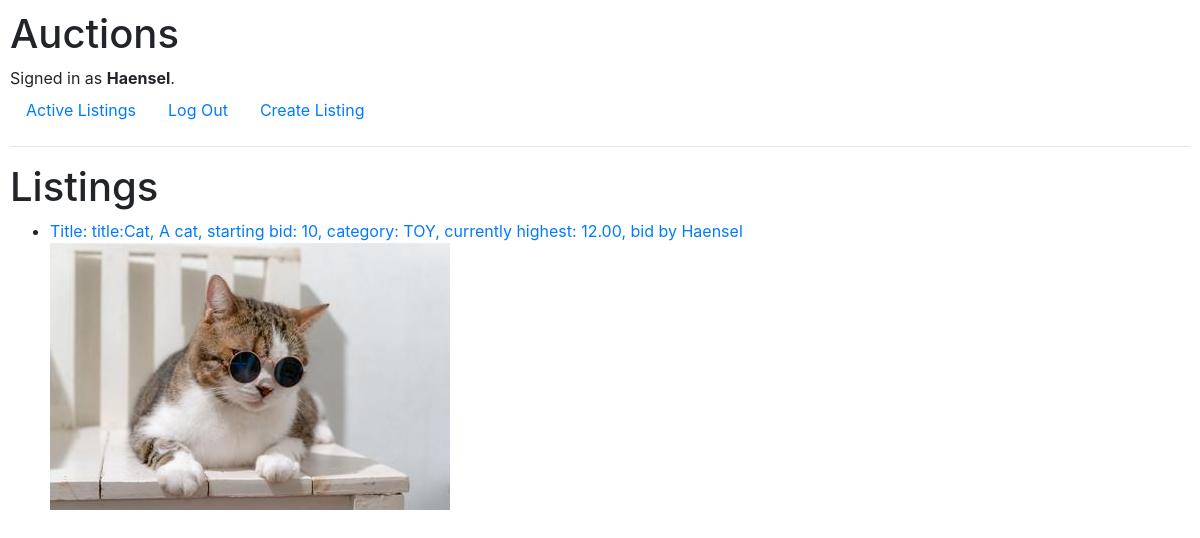
Screenshot of /active_listings (signed in) with the database file from the repository.
### auctions/models.py (models this page shows, shortened)
class User(AbstractUser):
    pass

class Listing(models.Model):
    CATEGORY = (
        ('EL', 'electricity'),
        ('TOY', 'toy'),
        ('BK', 'book'),
        ('CL', 'clothing'),
    )
    watch_list = models.ManyToManyField(User, blank = True, related_name="watch_list")
    title = models.CharField(max_length=150)
    description = models.CharField(max_length=150)
    start_bid = models.IntegerField()
    category = models.CharField(max_length = 3, choices = CATEGORY)
    created_by = models.ForeignKey(User, on_delete=models.CASCADE, related_name="placed_by")
    image = models.ImageField(upload_to = 'images', blank=True, null=True)
    auction_open = models.BooleanField()
    def __str__(self):
        return f"title:{self.title}, {self.description}, starting bid: {self.start_bid}, category: {self.category}"

class Bids(models.Model):
    amount = models.DecimalField(max_digits=8, decimal_places=2)
    created_by = models.ForeignKey(User, on_delete=models.CASCADE, related_name="created_by")
    auction_item = models.ForeignKey(Listing, on_delete=models.CASCADE, related_name="bids")

### auctions/views.py (the view)
# urls.py: path("active_listings", views.show_listings, name="active_listings"),
def show_listings(request):
    if request.method == "POST":
        listingForm = ListingForm(request.POST,request.FILES)
        if listingForm.is_valid():
            cur_listing = Listing(title=listingForm.cleaned_data["title"],
            description =listingForm.cleaned_data["description"],
            start_bid =listingForm.cleaned_data["start_bid"],
            category =listingForm.cleaned_data["category"],
            image = listingForm.cleaned_data["image"],
            created_by=request.user,
            auction_open=True)
            cur_listing.save()
            return HttpResponseRedirect(reverse("active_listings"))
        else:
            return HttpResponse(listingForm.errors)
    else:
        print(get_highest_bid_for_listing())
        bids_for_listing = get_highest_bid_for_listing()
        return render(request, 'auctions/activeListings.html',{
            "listings" : bids_for_listing
    })

### auctions/views.py (called while the page is built)
def get_highest_offer(biddings):
    winner = ""
    offer = 0
    for bid in biddings:
        if bid.amount > offer:
            winner = bid.created_by
            offer = bid.amount
    current_highest_offer = {
            "bidder": winner,
            "amount":offer,
            "listing": None
            }
    print(current_highest_offer)
    return current_highest_offer

def get_highest_bid_for_listing():
    all_listings = Listing.objects.all()
    listing_bid_bidder = []
    for listing in all_listings:
        bid_data = get_highest_offer(listing.bids.all().order_by("amount"))
        bid_data["listing"] = listing
        listing_bid_bidder.append(bid_data)
    return listing_bid_bidder

### auctions/templates/auctions/activeListings.html
{% extends "auctions/layout.html" %}
{% block body %}
<h1> Listings </h1>
	<ul>
	{% for listing in listings %}
	{% if user.is_authenticated %}
		<li><a href="{% url 'listing' listing.listing.id%}">Title: {{listing.listing}}, currently highest: {{listing.amount}}, bid by {{listing.bidder}}</a></li>
	{% else %}
		<li>{{listing}}</li>
	{% endif %}
	{% if listing.listing.image %}
		<img src="{{listing.listing.image.url}}" alt="f">
	{% endif %}
	{% empty %}
		<li>Nothing to show</li>
	{%endfor%}
	</ul>
{% endblock %}

### auctions/templates/auctions/layout.html (shortened to what this page needs)
{% load static %}
<!DOCTYPE html>
<html lang="en">
    <head>
        <link rel="stylesheet" href="https://stackpath.bootstrapcdn.com/bootstrap/4.4.1/css/bootstrap.min.css">
        <link href="{% static 'auctions/styles.css' %}" rel="stylesheet">
    </head>
    <body>
        <h1>Auctions</h1>
        <div>
            {% if user.is_authenticated %}
                Signed in as <strong>{{ user.username }}</strong>.
            {% else %}
                Not signed in.
            {% endif %}
        </div>
        <ul class="nav">
            <li class="nav-item">
                <a class="nav-link" href="{% url 'active_listings' %}">Active Listings</a>
            </li>
            {% if user.is_authenticated %}
                <li class="nav-item">
                    <a class="nav-link" href="{% url 'logout' %}">Log Out</a>
                </li>
				<li class="nav-item">
					<a class="nav-link" href="{% url 'create_listings' %}">Create Listing</a>
				</li>
            {% endif %}
        </ul>
        <hr>
        {% block body %}
        {% endblock %}
    </body>
</html>

### auctions/static/auctions/styles.css (style rules this page uses)
body { padding: 10px; }

### rows the page displays
User: username "Haensel", listing "title:Cat, A cat, starting bid: 10, category: TOY", amount "12.00", bidder "Haensel", listing.image (picture)
